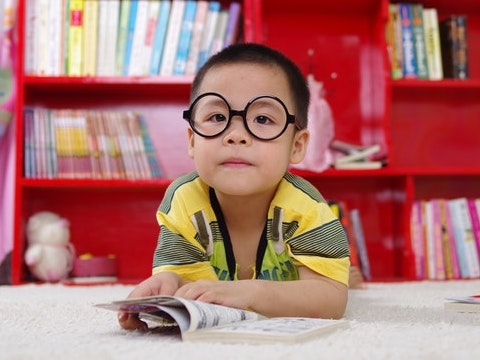
#> input picture OpenCV-101/Sample-Code-Python/boy.jpg, 480 x 360 px, given in place of dark-flowers.jpg, which was not available
$ python histogram_equalization.py ../OpenCV-101/Sample-Code-Python/boy.jpg
#> lines starting #> are read from the running program, lines starting #| are printed output that depends on the picture; pictures that were not available may be replaced by others from this repository, and a replacement may not be noted
'''
    Author: Nebiyou Yismaw

    This is a python code that uses opencv to perform historgram equalization

'''
# import requried libraries
import matplotlib
import matplotlib.pyplot as plt
import sys
import cv2
import numpy as np
np.set_printoptions(threshold=sys.maxsize)
# configure matplot lib
matplotlib.rcParams['figure.figsize'] = (6.0, 6.0)
matplotlib.rcParams['image.cmap'] = 'gray'


def main(argv):
    '''
        @main
    '''
    # read an image in grayscale
    im = cv2.imread("dark-flowers.jpg", cv2.IMREAD_GRAYSCALE)
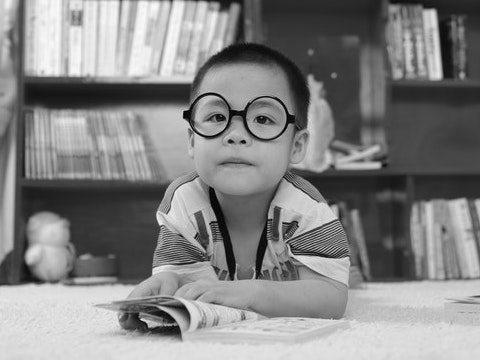
#> im: shape (360, 480); min 0, max 252, mean 132.5
    # display
    cv2.imshow("Imput image", im)
    cv2.waitKey()
    # Equalize histogram
    imEq = cv2.equalizeHist(im)
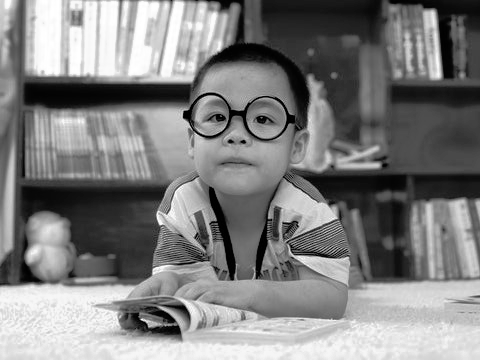
#> imEq: shape (360, 480); min 0, max 255, mean 128.1
    # display
    cv2.imshow("Equalized image", imEq)
    cv2.waitKey()
    # now let's print the histogram
    plt.figure(figsize=(30,10))
    plt.subplot(1,2,1)
    plt.hist(im.ravel(),256,[0,256]);

    plt.subplot(1,2,2)
    plt.hist(imEq.ravel(),256,[0,256]);
    plt.show()
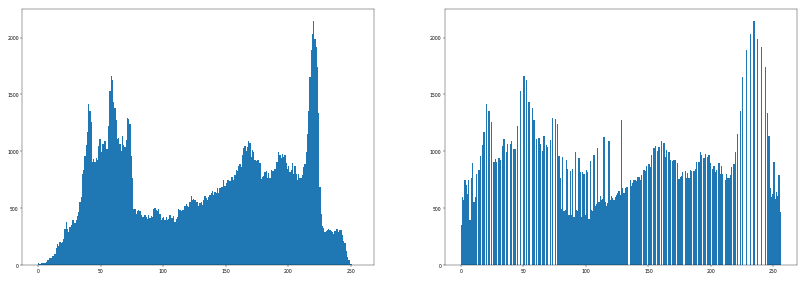
#> figure drawn by matplotlib, 2 panels; panel 1: tallest bar 2146 high, from x = 220 to 221; panel 2: tallest bar 2146 high, from x = 234 to 235

    '''
        Now let's perform histogram equalization on color images.
        histogram shouldn' be perfromed on RGB space, as we don't want
        to modify any color information but only the intensity values.
        Hence, we can convert the image to HSV space and equalizae the V
        channel, which only contains intensity information
    '''
    # read the iamge
    im = cv2.imread("dark-flowers.jpg")
#> im is the input picture: shape (360, 480, 3); mean B, G, R 111.8, 115.3, 174.3
    cv2.imshow("Input image", im)
    cv2.waitKey()
    # Convert to HSV
    imhsv = cv2.cvtColor(im, cv2.COLOR_BGR2HSV)
#> imhsv: shape (360, 480, 3); mean H, S, V 93.8, 115.9, 176.2
    # Perform histogram equalization only on the V channel
    imhsv[:,:,2] = cv2.equalizeHist(imhsv[:,:,2])
#> imhsv: shape (360, 480, 3); mean H, S, V 93.8, 115.9, 128.4
    # Convert back to BGR format
    imEq = cv2.cvtColor(imhsv, cv2.COLOR_HSV2BGR)
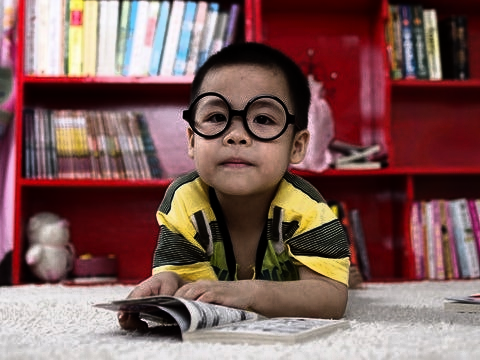
#> imEq: shape (360, 480, 3); mean B, G, R 89.8, 92.5, 126.8
    cv2.imshow("Final image", imEq)
    cv2.waitKey()
    cv2.destroyAllWindows()


if __name__ == '__main__':
    main(sys.argv)
